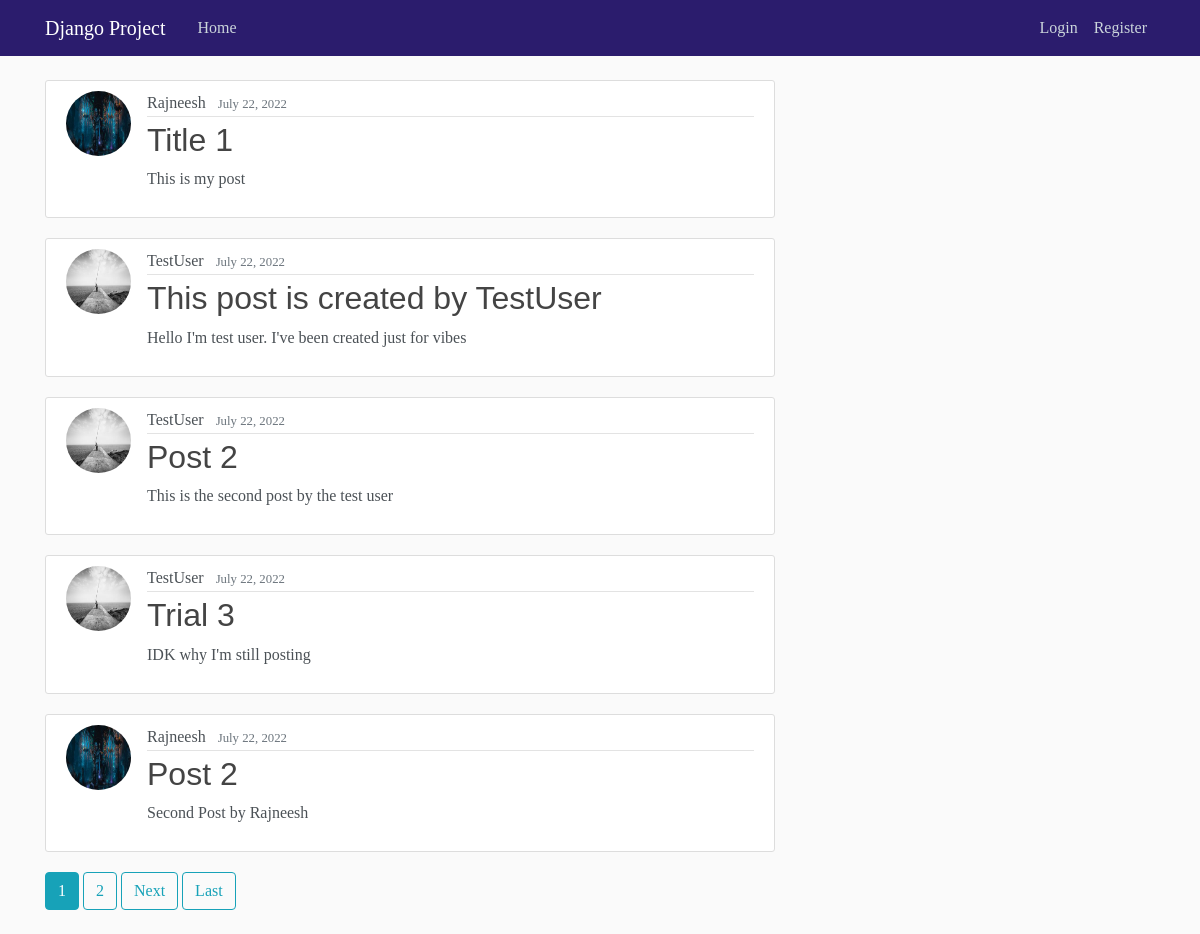
The page / on the database its author committed.
### blog/models.py (models this page shows, shortened)
class Post(models.Model):
    title = models.CharField(max_length=100)
    content = models.TextField()
    date_posted = models.DateTimeField(default=timezone.localtime())
    author = models.ForeignKey(User,on_delete=models.CASCADE)

### users/models.py (models this page shows, shortened)
class Profile(models.Model):
    user = models.OneToOneField(User, on_delete=models.CASCADE)
    image = models.ImageField(default='default.jpg', upload_to='profile_pics')

### blog/views.py (the view)
# urls.py: path('', PostListView.as_view(), name='blog-home'),
class PostListView(ListView):
    model = Post
    template_name = "blog/home.html"
    context_object_name = 'posts'
    ordering= ['-date_posted']
    paginate_by = 5

### blog/templates/blog/home.html (shortened to what this page needs)
{% extends "blog/base.html"%}
{% block content %}
    {% for post in posts %}
        <article class="media content-section">
            <img class="rounded-circle article-img" src="{{ post.author.profile.image.url }}">
            <div class="media-body">
                <div class="article-metadata">
                    <a class="mr-2" href="#">{{ post.author }}</a>
                    <small class="text-muted">{{ post.date_posted|date:'F d, Y' }}</small>
                </div>
                <h2><a class="article-title" href="{% url 'post-detail' post.id %}">{{ post.title }}</a></h2>
                <p class="article-content">{{ post.content }}</p>
            </div>
        </article>
    {% endfor %}
    {% if is_paginated %}
        {% for num in page_obj.paginator.page_range %}
            {% if page_obj.number == num %}
                <a class="btn btn-info mb-4" href="?page={{ num }}">{{num}}</a>
            {% elif num > page_obj.number|add:'-3' and num < page_obj.number|add:'3' %}
                <a class="btn btn-outline-info mb-4" href="?page={{num}}">{{num}}</a>
            {% endif %}
        {% endfor %}
        {% if page_obj.has_next %}
            <a class="btn btn-outline-info mb-4" href="?page={{page_obj.next_page_number}}">Next</a>
            <a class="btn btn-outline-info mb-4" href="?page={{ page_obj.paginator.num_pages }}">Last</a>
        {% endif%}
    {% endif %}
{% endblock content %}

### blog/templates/blog/base.html (shortened to what this page needs)
{% load static %}
<!DOCTYPE html>
<html lang="en">
<head>
    <link rel="stylesheet" href="https://cdn.jsdelivr.net/npm/bootstrap@4.0.0/dist/css/bootstrap.min.css">
    <link rel="stylesheet" type="text/css" href="{% static 'blog/main.css'%}">
</head>
<body>
    <header class="site-header">
    <nav class="navbar navbar-expand-md navbar-dark bg-steel fixed-top">
      <div class="container">
        <a class="navbar-brand mr-4" href="{% url 'blog-home' %}">Django Project</a>
        <div class="collapse navbar-collapse" id="navbarToggle">
          <div class="navbar-nav mr-auto">
            <a class="nav-item nav-link" href="{% url 'blog-home' %}">Home</a>
          </div>
          <div class="navbar-nav">
            {% if user.is_authenticated %}
                <a class="nav-item nav-link" href="{% url 'profile' %}">Profile</a>
                <a class="nav-item nav-link" href="{% url 'post-create' %}">Create a Post</a>
                <a class="nav-item nav-link" href="{% url 'logout' %}">Logout</a>
            {% else %}
                <a class="nav-item nav-link" href="{% url 'login' %}">Login</a>
                <a class="nav-item nav-link" href="{% url 'register'%}">Register</a>
            {% endif %}
            </div>
        </div>
      </div>
    </nav>
</header>
<main role="main" class="container">
    <div class="row">
        <div class="col-md-8">
            {% block content %}
            {% endblock %}
        </div>
    </div>
</main>
</body>
</html>

### blog/static/blog/main.css (style rules this page uses)
body { background: #fafafa; color: #574e4e; margin-top: 5rem; font-family: 'Ibarra Real Nova', serif; }
h1, h2, h3, h4, h5, h6 { font-family: 'Raleway', sans-serif; color: #444444; }
a, p { color: #4b5156; }
.bg-steel { background-color: #2b1c6d; }
.site-header .navbar-nav .nav-link { color: #cbd5db; }
.content-section { background: #ffffff; padding: 10px 20px; border: 1px solid #dddddd; border-radius: 3px; margin-bottom: 20px; }
.article-title { color: #444444; }
.article-content { white-space: pre-line; }
.article-img { height: 65px; width: 65px; margin-right: 16px; }
.article-metadata { padding-bottom: 1px; margin-bottom: 4px; border-bottom: 1px solid #e3e3e3 }

### rows shown on the page
Post: author.profile.image (picture), author "Rajneesh", date_posted "July 22, 2022", title "Title 1", content "This is my post"
Post: author.profile.image (placeholder picture), author "TestUser", date_posted "July 22, 2022", title "This post is created by TestUser", content "Hello I'm test user. I've been created just for vibes"
Post: author.profile.image (placeholder picture), author "TestUser", date_posted "July 22, 2022", title "Post 2", content "This is the second post by the test user"
Post: author.profile.image (placeholder picture), author "TestUser", date_posted "July 22, 2022", title "Trial 3", content "IDK why I'm still posting"
Post: author.profile.image (picture), author "Rajneesh", date_posted "July 22, 2022", title "Post 2", content "Second Post by Rajneesh"

### other values the page prints
{{ num }} "1"
{{ num }} "2"
